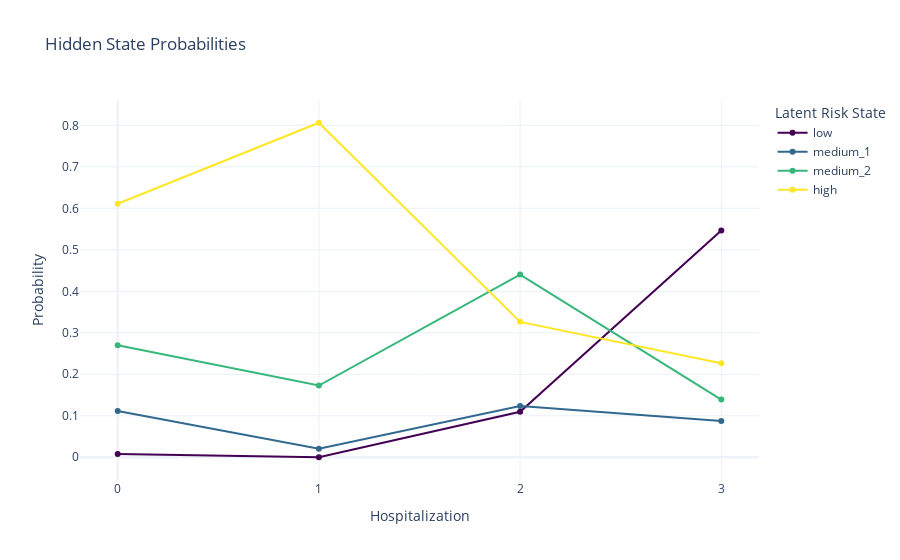

The notebook cell saved with this chart:
### Code cell
from recurrent_health_events_prediction.visualization.utils import generate_color_mapping_with_plotly

all_probs = past_probs + last_partial_probs

hidden_states_mapping = hmm_feature_extractor_model.get_hidden_state_labels()
color_mapping = generate_color_mapping_with_plotly(hidden_states_labels_order, color_scale_name="Viridis", descending=True)

plot_hidden_risk_states_patient(all_probs, hidden_states_mapping, colors=color_mapping)

### Figure 1 — Plotly figure (JSON) as saved in the notebook; plotly's stock layout.template omitted (floating-point values rounded to 4 significant figures)
{"data": [{"line": {"color": "#440154"}, "mode": "lines+markers", "name": "low", "type": "scatter", "x": [0, 1, 2, 3], "y": [0.007803, 3.082e-05, 0.1096, 0.5467]}, {"line": {"color": "#31688e"}, "mode": "lines+markers", "name": "medium_1", "type": "scatter", "x": [0, 1, 2, 3], "y": [0.1113, 0.02072, 0.1236, 0.08741]}, {"line": {"color": "#35b779"}, "mode": "lines+markers", "name": "medium_2", "type": "scatter", "x": [0, 1, 2, 3], "y": [0.2698, 0.1729, 0.4404, 0.1392]}, {"line": {"color": "#fde725"}, "mode": "lines+markers", "name": "high", "type": "scatter", "x": [0, 1, 2, 3], "y": [0.611, 0.8063, 0.3264, 0.2267]}], "layout": {"legend": {"title": {"text": "Latent Risk State"}}, "title": {"text": "Hidden State Probabilities"}, "xaxis": {"dtick": 1, "tick0": 0, "tickmode": "linear", "title": {"text": "Hospitalization"}}, "yaxis": {"title": {"text": "Probability"}}}}
